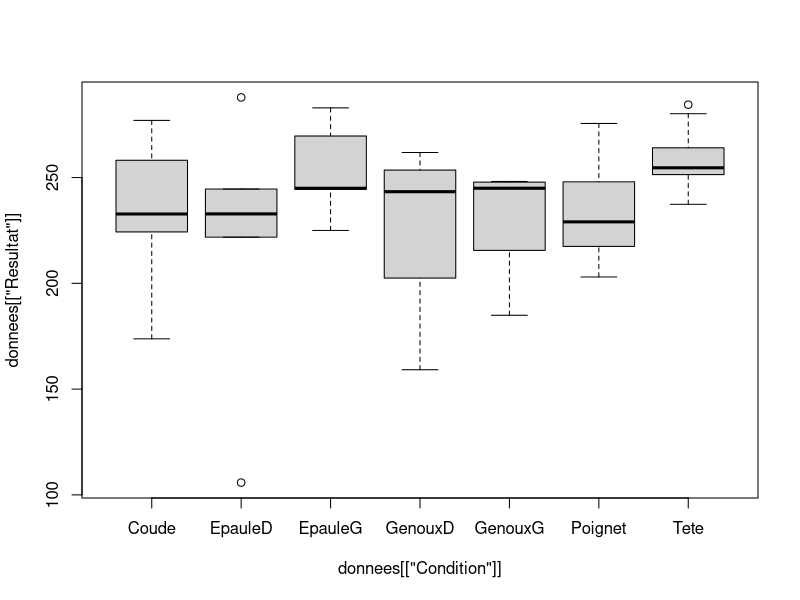
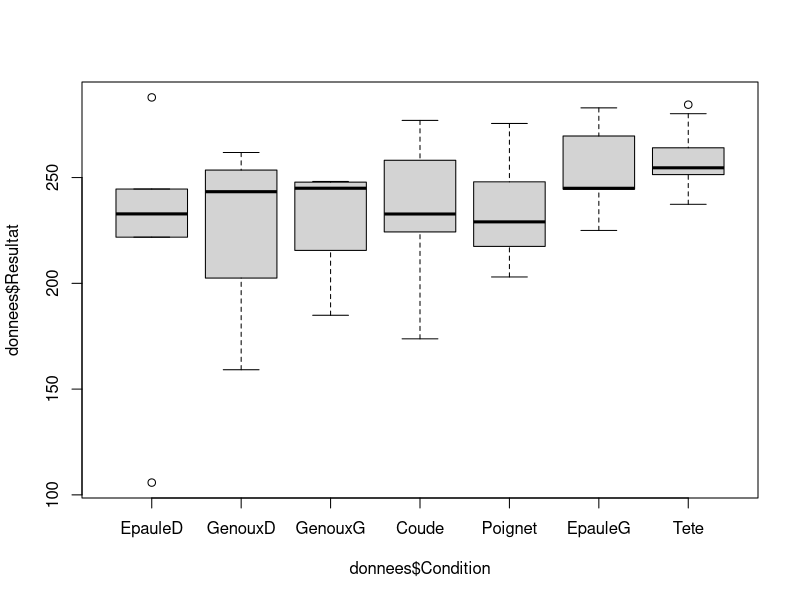

These charts were generated, in order, by the following R code: (Note: this script raises an error after producing the figures.)
donnees = read.csv2('results.csv',sep=",",dec=".")
summary(donnees)
boxplot(donnees[["Resultat"]]~donnees[["Condition"]])
mod.rm<-aov(Resultat ~ Condition + Error(Sujets/Condition), data=donnees)
summary(mod.rm)
donnees$Condition <- with(donnees, reorder(Condition, Resultat, mean))
boxplot(donnees$Resultat~donnees$Condition)

pairwise.t.test(donnees$Resultat,donnees$Condition,p.adj = "bonferroni",pool.sd = FALSE, paired=TRUE)